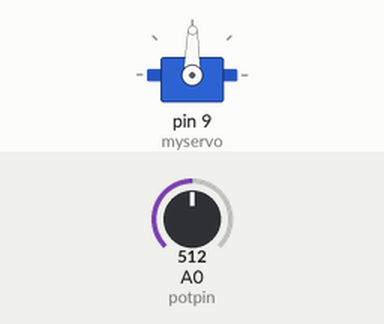
Recording of a sketch running on a simulated Arduino Uno, built with avr-gcc and run on an emulated ATmega328P. Parts: servo. The inputs (shaded band) are chosen by the test bench; at power-on: A0 (potpin) = 512.

Above: at 1.2 s.
1.3 s: A0 (potpin) set to 716
At 2.5 s:
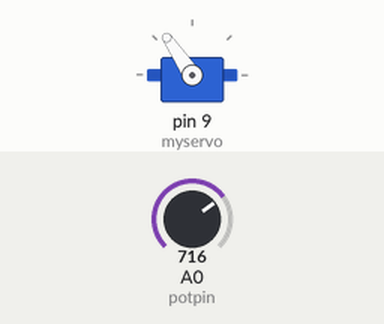
2.8 s: A0 (potpin) set to 900
At 3.4 s:
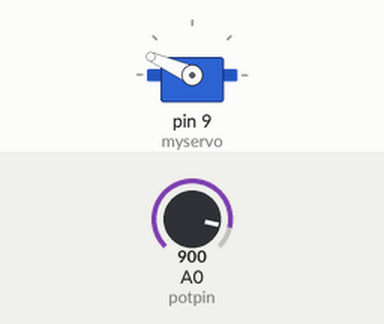
4.3 s: A0 (potpin) set to 1023
At 4.8 s:
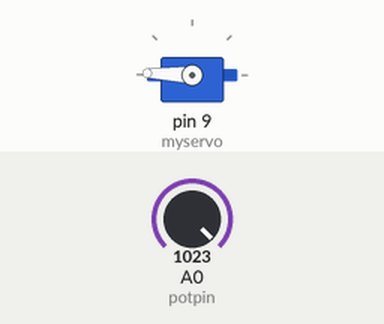
5.8 s: A0 (potpin) set to 306
At 6.9 s:
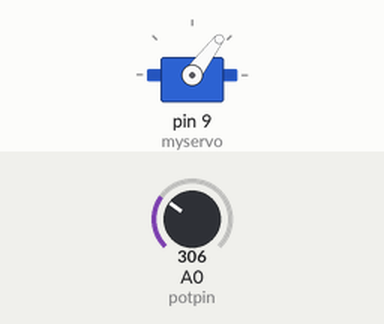
7.3 s: A0 (potpin) set to 122
At 8.3 s:
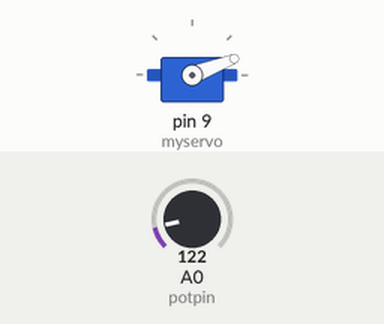
Timing chart, 0 to 9.8 s (numbered marks = the images above; inputs shaded):
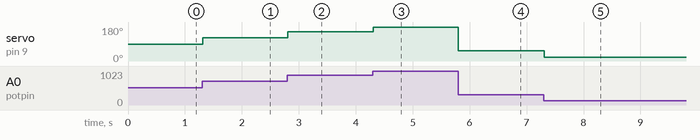

The sketch:

making_it_move.ino
```cpp
#include <Servo.h>

Servo myservo;
int potpin = 0;
int val;
int noisePin = 4;

void setup()
{
  myservo.attach(9);
}
void loop()
{
  val = analogRead(potpin);
  val = map(val, 0, 1023, 0, 178);
  myservo.write(val);


  delay(15);
}
```

Measured:
- after the input at 1.3 s, servo on pin 9 (myservo): 89° → 124° at once
- after the input at 2.8 s, servo on pin 9 (myservo): 124° → 156° at once
- after the input at 4.3 s, servo on pin 9 (myservo): 156° → 178° at once
- after the input at 5.8 s, servo on pin 9 (myservo): 178° → 53° at once
- after the input at 7.3 s, servo on pin 9 (myservo): 53° → 21° at once
